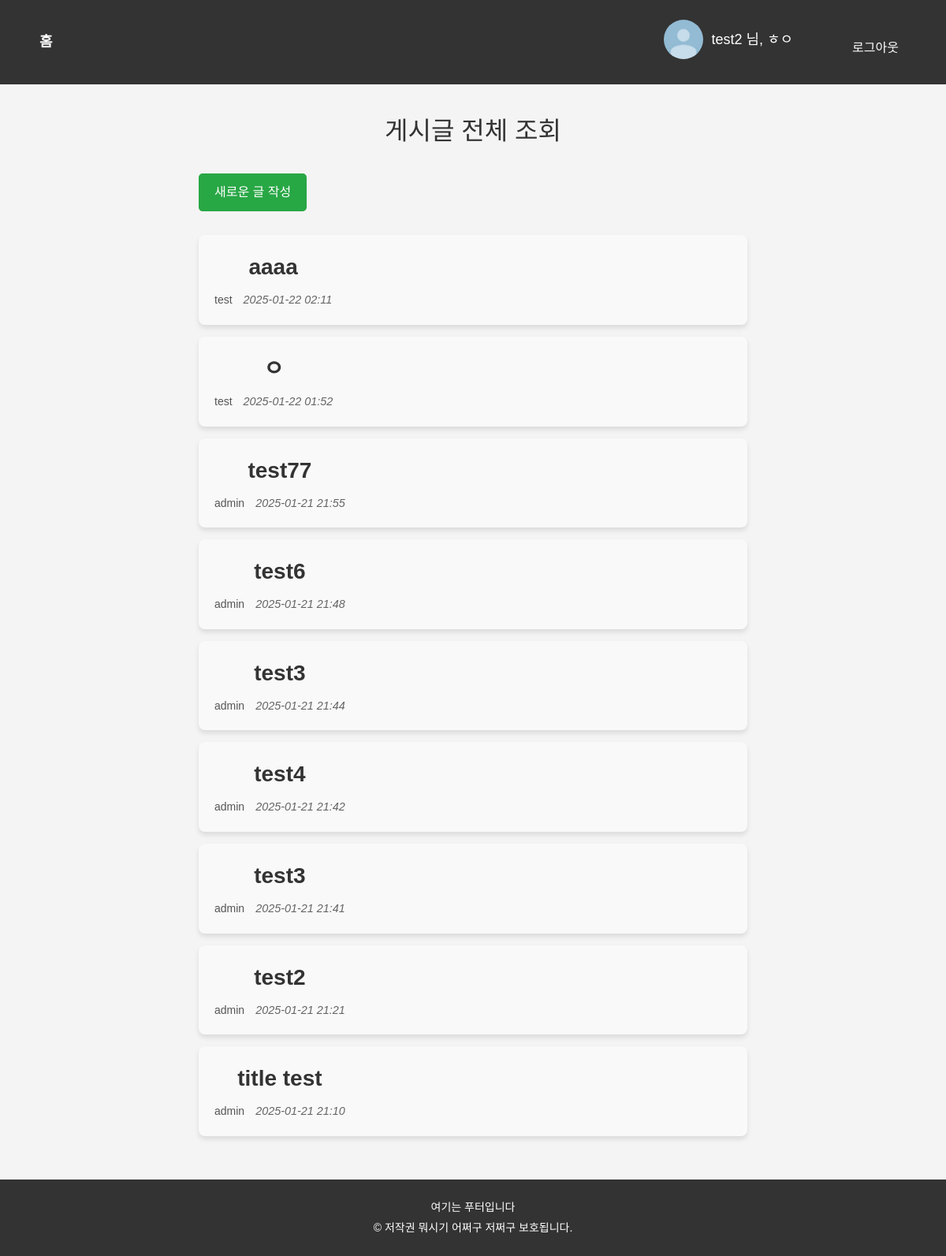
The app's page /posts/ (signed in), older data.
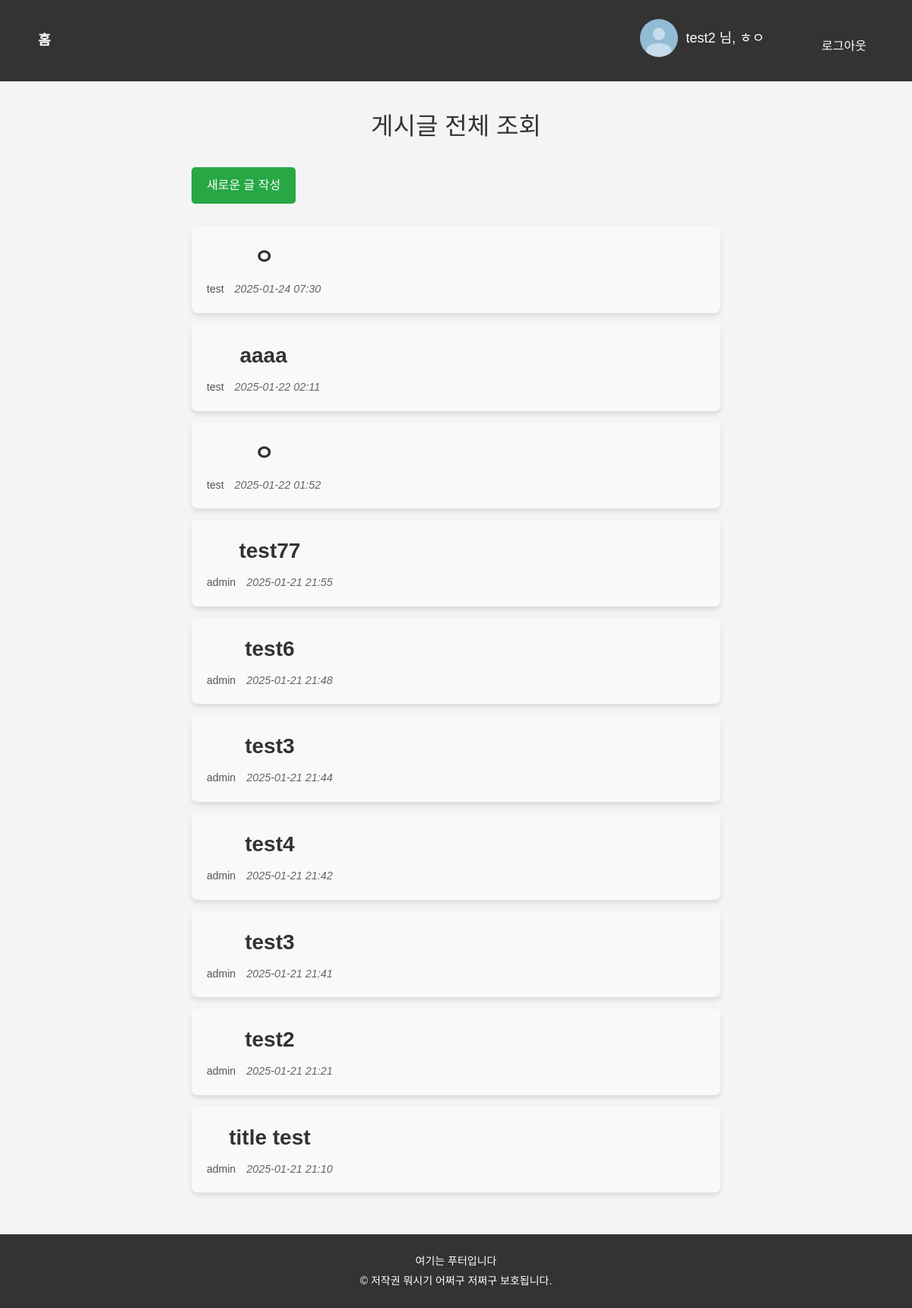
The same page, newer data.
### posts/models.py (models this page shows, shortened)
class Post(models.Model):
    title = models.CharField(max_length=50)
    content = models.TextField()
    author = models.ForeignKey(settings.AUTH_USER_MODEL, on_delete=models.CASCADE, related_name="post_list")
    created_at = models.DateTimeField(auto_now_add=True)
    updated_at = models.DateTimeField(auto_now=True)
    like_users = models.ManyToManyField(settings.AUTH_USER_MODEL, related_name="like_posts")

### users/models.py (models this page shows)
class User(AbstractUser):
    image = models.ImageField(upload_to="images/", blank=True, default="images/기본프로필.jpg")
    bio = models.TextField(max_length=150, blank=True, default="")

### posts/views.py (the view)
# urls.py: path("", views.post_list, name="post_list"),
def post_list(request):
    posts = Post.objects.all().order_by("-pk")
    context = {
        "posts": posts
    }
    return render(request, "posts/post_list.html", context)

### posts/templates/posts/post_list.html
{% extends "base.html" %}
{% block content %}
    <div class="container">
        <h1 class="page-title">게시글 전체 조회</h1>
        {% if request.user.is_authenticated %}
            <a href="{% url "posts:post_create" %}" class="create-btn">
                <button>새로운 글 작성</button>
            </a>
        {% else %}
            <a href="{% url "users:login" %}" class="login-btn">
                로그인하고 글 작성하기
            </a>
        {% endif %}
        <div class="posts-list">
            {% for post in posts %}
                <a href="{% url 'posts:post_detail' post.pk %}" class="post-card">
                    <div class="post-card-body">
                        <div class="post-info">
                            <p class="post-title">{{ post.title }}</p>
                            <div class="post-meta">
                                <span class="post-author">{{ post.author.username }}</span>
                                <span class="post-date">{{ post.created_at|date:"Y-m-d H:i" }}</span>
                            </div>
                        </div>
                    </div>
                </a>
            {% endfor %}
        </div>
    </div>
{% endblock content %}

Row changes from the older to the newer data that the page shows:
added Post: title "ㅇ", author.username "test", created_at "2025-01-24 07:30"
